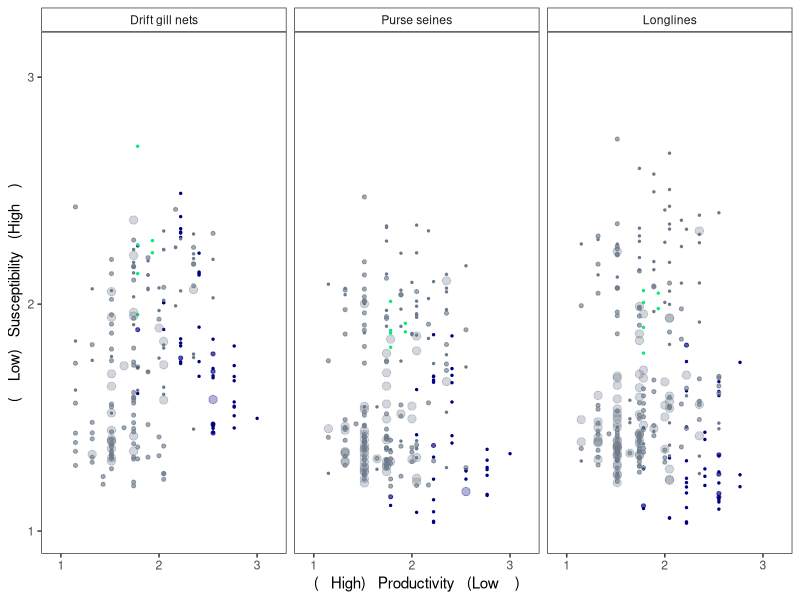
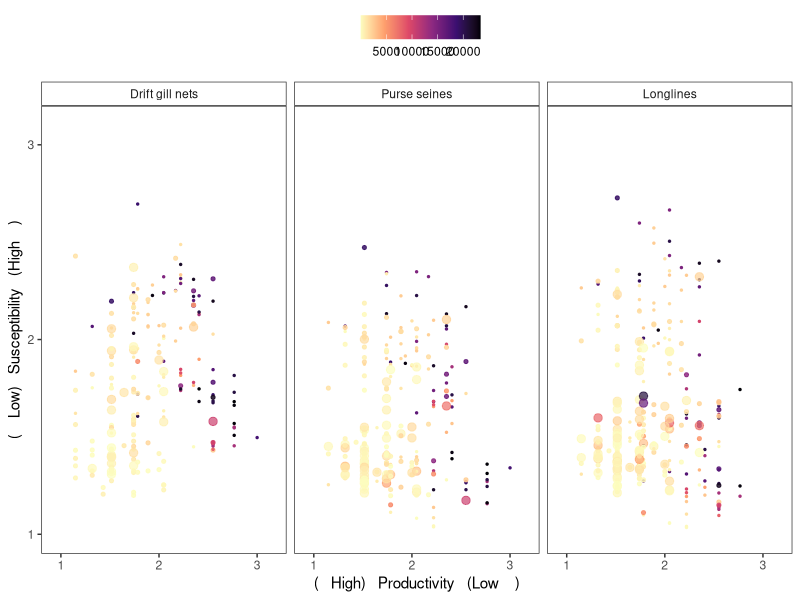
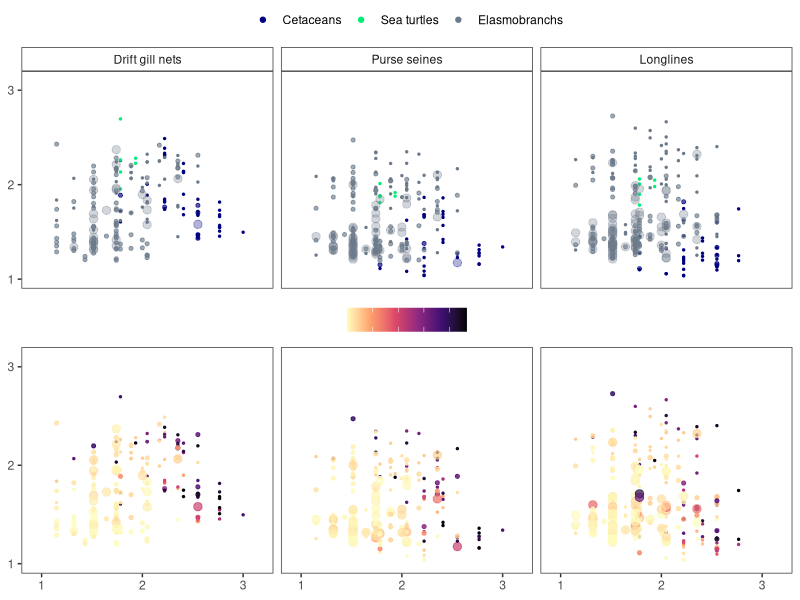

These charts were generated, in order, by the following R code:
## ---- chunk 1

library(tidyverse)
library(here)
library(pillar)
library(forcats)
library(RColorBrewer)
library(ggrepel)
library(cowplot)
library(grid)
library(gridExtra)
library(ggpubr)

knitr::opts_chunk$set(echo = TRUE)
## ---- chunk 2

## load vulnerability summary 
psaplot.dat <- read_csv(here("_results/Vulnerability/V_scores.csv")) ## first need to make the V123 scores
glimpse(psaplot.dat)

##prep
psaplot.dat <- psaplot.dat %>% mutate(tax_group=as_factor(tax_group))
levels(psaplot.dat$tax_group)
#      "Cetaceans"     "Sea turtles"   "Elasmobranchs" 
pal_taxgrp <- c("navy", "springgreen2", "slategray4")

## make data quality score numeric factor and rename gears for plot labels
psaplot.dat <- psaplot.dat %>% 
  mutate(data_qual123 = case_when(
           data_quality_score=="poor"~1, data_quality_score=="decent"~2, data_quality_score=="good"~3, TRUE~as.numeric(NA)),
         gear=case_when(
           gear=="GND"~"Drift gill nets", gear=="LLT"~"Longlines", gear=="PST"~"Purse seines", TRUE~""),
         gear=as_factor(gear))

## ---- chunk 3

glimpse(psaplot.dat)

SI.tax <- psaplot.dat %>%
  ggplot() + 
  geom_point(aes(x=S, y=P, size=data_qual123, color=tax_group, alpha=data_qual123)) +
  scale_y_continuous(limits=c(1,3.1), breaks=seq(1,3,1), expand=expand_scale(add=c(0.2, 0.2))) +
  scale_x_continuous(limits=c(1,3.1), breaks=seq(1,3,1), expand=expand_scale(add=c(0.1, 0.1))) +
  scale_size_continuous(limits=c(1,3), breaks=seq(1,3,0.5), range=c(2.5, 0.5)) +
  scale_color_manual(values=pal_taxgrp) + 
  scale_alpha_continuous(range = c(0.3, 1)) +
  facet_wrap(~gear, nrow=1, strip.position="top") + # can put it right or left too
  labs(y="(   High)   Productivity   (Low    )", x= "(    Low)   Susceptibility   (High    )", color="", size="Data\nquality\nscore") +
  coord_flip() + 
  theme_bw() +
  theme(legend.position="none",
        strip.background =element_rect(fill="white"), # background of facet labels
        #strip.text.x = element_blank(), # remove facet labels
        panel.grid = element_blank()) +
  guides(size="none",
         alpha="none")
SI.tax

SI.risk <- psaplot.dat %>%
  ggplot() + 
  geom_point(aes(x=S, y=P, size=data_qual123, color=ncells_spp, alpha=data_qual123)) +
  scale_y_continuous(limits=c(1,3.1), breaks=seq(1,3,1), expand=expand_scale(add=c(0.2, 0.2))) +
  scale_x_continuous(limits=c(1,3.1), breaks=seq(1,3,1), expand=expand_scale(add=c(0.1, 0.1))) +
  scale_size_continuous(limits=c(1,3), breaks=seq(1,3,0.5), range=c(2.5, 0.5)) +
  scale_color_viridis_c(option="magma", direction=-1) + 
  scale_alpha_continuous(range = c(0.7, 1)) +
  facet_wrap(~gear, nrow=1, strip.position="top") + # can put it right or left too
  labs(y="(   High)   Productivity   (Low    )", x= "(    Low)   Susceptibility   (High    )", color="", size="Data\nquality\nscore") +
  coord_flip() + 
  theme_bw() +
  theme(legend.position="top",
        strip.background =element_rect(fill="white"), # background of facet labels
        #strip.text.x = element_blank(), # remove facet labels
        panel.grid = element_blank()) +
  guides(size="none",
         alpha="none")
SI.risk
    
  
##<>><< plot grid

SI.grid <- grid.arrange(
             SI.tax + theme(legend.position="top",
                           legend.margin=margin(c(0.1,0.1,0.1,0.1)), # top, right, bottom, left margins
                           legend.title=element_blank(),
                           axis.title.y=element_blank(), # add in illustrator with font formatting and arrows
                           axis.title.x=element_blank(),
                           axis.text.x=element_blank(),
                           axis.ticks.x=element_blank()),
             SI.risk + theme(legend.position="top", 
                            legend.margin=margin(c(0.1,0.1,0.1,0.1)),
                            legend.title=element_blank(),
                            legend.text = element_blank(), # replace numbers with "small range" and "large range" in illustrator
                            axis.title.y=element_blank(),
                            axis.title.x=element_blank(),
                            strip.text.x=element_blank()),
            ncol=1, nrow=2,
            heights = c(3, 3))
SI.grid

ggsave(SI.grid, 
       width=7, height=6, units="in",
       dpi=600,
       filename="_results/figures/figS1_psaplot.eps",
       device=cairo_ps)

